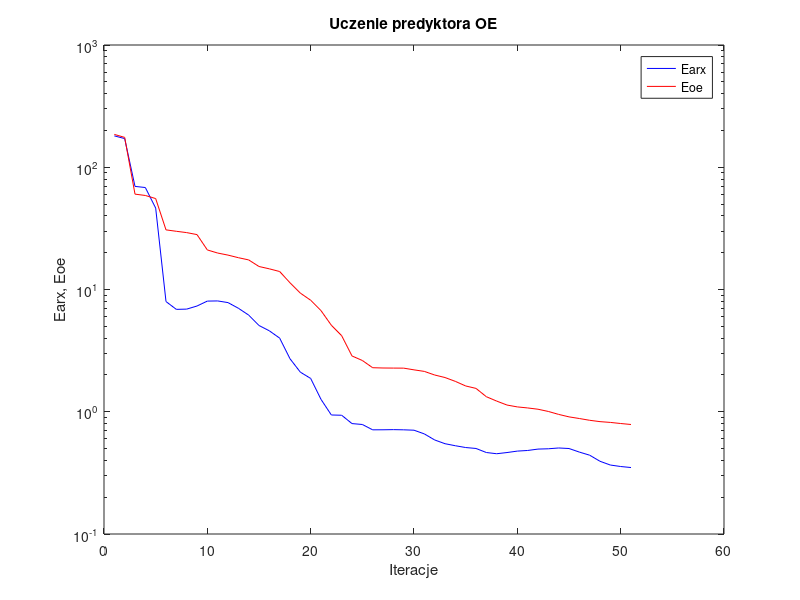
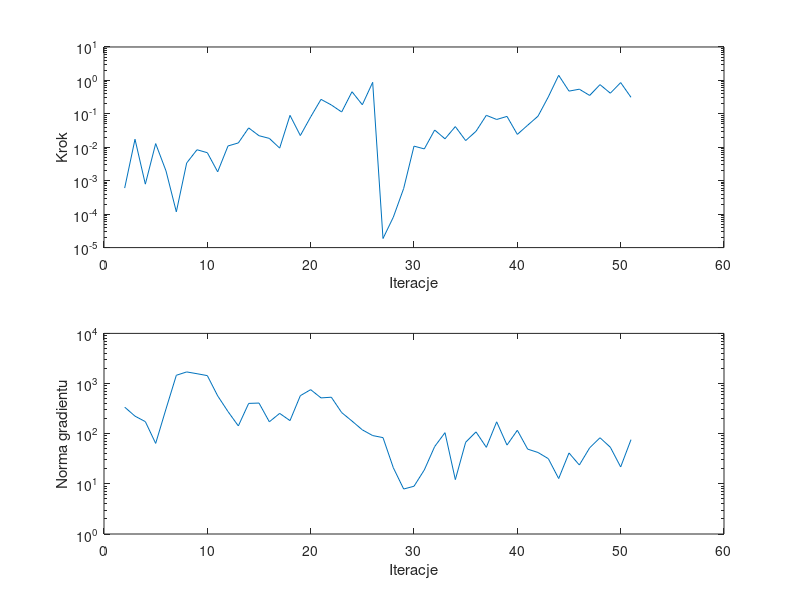

Source code (MATLAB) for these figures, in order:
%uczenie predyktora oe
clear all;
n=0; farx(n+1)=1.806233e+002; foe(n+1)=1.856559e+002; wspucz(n+1)=0.000000e+000; ng(n+1)=0.000000e+000;
%odnowa zmiennej metryki
n=1; farx(n+1)=1.715804e+002; foe(n+1)=1.754816e+002; krok(n+1)=6.023036e-004; ng(n+1)=3.387770e+002;
n=2; farx(n+1)=6.973793e+001; foe(n+1)=6.027675e+001; krok(n+1)=1.738514e-002; ng(n+1)=2.238313e+002;
n=3; farx(n+1)=6.825846e+001; foe(n+1)=5.876938e+001; krok(n+1)=7.899388e-004; ng(n+1)=1.740418e+002;
n=4; farx(n+1)=4.635171e+001; foe(n+1)=5.544933e+001; krok(n+1)=1.289397e-002; ng(n+1)=6.405428e+001;
n=5; farx(n+1)=7.968652e+000; foe(n+1)=3.074775e+001; krok(n+1)=1.964404e-003; ng(n+1)=3.116758e+002;
n=6; farx(n+1)=6.879240e+000; foe(n+1)=2.993503e+001; krok(n+1)=1.174532e-004; ng(n+1)=1.461771e+003;
n=7; farx(n+1)=6.911497e+000; foe(n+1)=2.920159e+001; krok(n+1)=3.386820e-003; ng(n+1)=1.704528e+003;
n=8; farx(n+1)=7.326635e+000; foe(n+1)=2.812916e+001; krok(n+1)=8.442897e-003; ng(n+1)=1.570664e+003;
n=9; farx(n+1)=8.038957e+000; foe(n+1)=2.106666e+001; krok(n+1)=6.884742e-003; ng(n+1)=1.438761e+003;
n=10; farx(n+1)=8.063143e+000; foe(n+1)=1.987278e+001; krok(n+1)=1.846469e-003; ng(n+1)=5.680901e+002;
n=11; farx(n+1)=7.814650e+000; foe(n+1)=1.911462e+001; krok(n+1)=1.095618e-002; ng(n+1)=2.763231e+002;
n=12; farx(n+1)=7.028350e+000; foe(n+1)=1.820851e+001; krok(n+1)=1.350413e-002; ng(n+1)=1.429445e+002;
n=13; farx(n+1)=6.176177e+000; foe(n+1)=1.746113e+001; krok(n+1)=3.798141e-002; ng(n+1)=4.019160e+002;
n=14; farx(n+1)=5.076440e+000; foe(n+1)=1.542259e+001; krok(n+1)=2.219272e-002; ng(n+1)=4.082098e+002;
n=15; farx(n+1)=4.593319e+000; foe(n+1)=1.475982e+001; krok(n+1)=1.846205e-002; ng(n+1)=1.726391e+002;
n=16; farx(n+1)=4.001405e+000; foe(n+1)=1.402915e+001; krok(n+1)=9.447410e-003; ng(n+1)=2.540369e+002;
n=17; farx(n+1)=2.713713e+000; foe(n+1)=1.134788e+001; krok(n+1)=9.019770e-002; ng(n+1)=1.823288e+002;
n=18; farx(n+1)=2.108646e+000; foe(n+1)=9.343397e+000; krok(n+1)=2.243330e-002; ng(n+1)=5.731659e+002;
n=19; farx(n+1)=1.872915e+000; foe(n+1)=8.169951e+000; krok(n+1)=8.097460e-002; ng(n+1)=7.552867e+002;
n=20; farx(n+1)=1.262690e+000; foe(n+1)=6.717462e+000; krok(n+1)=2.711458e-001; ng(n+1)=5.173086e+002;
n=21; farx(n+1)=9.410246e-001; foe(n+1)=5.102309e+000; krok(n+1)=1.845727e-001; ng(n+1)=5.338158e+002;
n=22; farx(n+1)=9.363361e-001; foe(n+1)=4.189416e+000; krok(n+1)=1.136129e-001; ng(n+1)=2.638255e+002;
n=23; farx(n+1)=8.001581e-001; foe(n+1)=2.860064e+000; krok(n+1)=4.590250e-001; ng(n+1)=1.786176e+002;
n=24; farx(n+1)=7.867977e-001; foe(n+1)=2.626405e+000; krok(n+1)=1.871892e-001; ng(n+1)=1.193202e+002;
n=25; farx(n+1)=7.114758e-001; foe(n+1)=2.291917e+000; krok(n+1)=8.773192e-001; ng(n+1)=9.177743e+001;
%odnowa zmiennej metryki
n=26; farx(n+1)=7.120556e-001; foe(n+1)=2.279874e+000; krok(n+1)=1.868136e-005; ng(n+1)=8.353368e+001;
n=27; farx(n+1)=7.140674e-001; foe(n+1)=2.276236e+000; krok(n+1)=8.147699e-005; ng(n+1)=2.092041e+001;
n=28; farx(n+1)=7.115859e-001; foe(n+1)=2.273830e+000; krok(n+1)=5.873414e-004; ng(n+1)=7.889680e+000;
n=29; farx(n+1)=7.064474e-001; foe(n+1)=2.201868e+000; krok(n+1)=1.082825e-002; ng(n+1)=8.957878e+000;
n=30; farx(n+1)=6.589415e-001; foe(n+1)=2.138291e+000; krok(n+1)=8.948186e-003; ng(n+1)=1.899104e+001;
n=31; farx(n+1)=5.878655e-001; foe(n+1)=1.998215e+000; krok(n+1)=3.285344e-002; ng(n+1)=5.543667e+001;
n=32; farx(n+1)=5.478174e-001; foe(n+1)=1.905409e+000; krok(n+1)=1.791379e-002; ng(n+1)=1.048596e+002;
n=33; farx(n+1)=5.272611e-001; foe(n+1)=1.772199e+000; krok(n+1)=4.158324e-002; ng(n+1)=1.214063e+001;
n=34; farx(n+1)=5.097360e-001; foe(n+1)=1.625574e+000; krok(n+1)=1.586357e-002; ng(n+1)=6.754413e+001;
n=35; farx(n+1)=5.008438e-001; foe(n+1)=1.552448e+000; krok(n+1)=3.006802e-002; ng(n+1)=1.085625e+002;
n=36; farx(n+1)=4.640601e-001; foe(n+1)=1.327704e+000; krok(n+1)=9.035956e-002; ng(n+1)=5.346679e+001;
n=37; farx(n+1)=4.535071e-001; foe(n+1)=1.222634e+000; krok(n+1)=6.789298e-002; ng(n+1)=1.725687e+002;
n=38; farx(n+1)=4.638495e-001; foe(n+1)=1.134680e+000; krok(n+1)=8.388517e-002; ng(n+1)=5.934050e+001;
n=39; farx(n+1)=4.765861e-001; foe(n+1)=1.095582e+000; krok(n+1)=2.429096e-002; ng(n+1)=1.169574e+002;
n=40; farx(n+1)=4.822578e-001; foe(n+1)=1.074401e+000; krok(n+1)=4.568872e-002; ng(n+1)=4.925032e+001;
n=41; farx(n+1)=4.950327e-001; foe(n+1)=1.048641e+000; krok(n+1)=8.509079e-002; ng(n+1)=4.222371e+001;
n=42; farx(n+1)=4.979193e-001; foe(n+1)=1.005583e+000; krok(n+1)=3.224739e-001; ng(n+1)=3.176352e+001;
n=43; farx(n+1)=5.054862e-001; foe(n+1)=9.512652e-001; krok(n+1)=1.422745e+000; ng(n+1)=1.275216e+001;
n=44; farx(n+1)=5.003852e-001; foe(n+1)=9.081938e-001; krok(n+1)=4.787134e-001; ng(n+1)=4.131110e+001;
n=45; farx(n+1)=4.678593e-001; foe(n+1)=8.803941e-001; krok(n+1)=5.461275e-001; ng(n+1)=2.374973e+001;
n=46; farx(n+1)=4.412383e-001; foe(n+1)=8.514488e-001; krok(n+1)=3.550835e-001; ng(n+1)=5.226392e+001;
n=47; farx(n+1)=3.934708e-001; foe(n+1)=8.301575e-001; krok(n+1)=7.486426e-001; ng(n+1)=8.303702e+001;
n=48; farx(n+1)=3.666094e-001; foe(n+1)=8.180622e-001; krok(n+1)=4.147513e-001; ng(n+1)=5.369961e+001;
n=49; farx(n+1)=3.565311e-001; foe(n+1)=8.013400e-001; krok(n+1)=8.610892e-001; ng(n+1)=2.170911e+001;
n=50; farx(n+1)=3.496949e-001; foe(n+1)=7.865880e-001; krok(n+1)=3.119789e-001; ng(n+1)=7.612339e+001;

figure; semilogy(farx,'b'); hold on; semilogy(foe,'r'); xlabel('Iteracje'); ylabel('Earx, Eoe'); legend('Earx','Eoe'); title('Uczenie predyktora OE');
figure; subplot(2,1,1); semilogy(krok); xlabel('Iteracje'); ylabel('Krok');
subplot(2,1,2); semilogy(ng); xlabel('Iteracje'); ylabel('Norma gradientu');
Earx=farx(n+1)
Eoe=foe(n+1)
